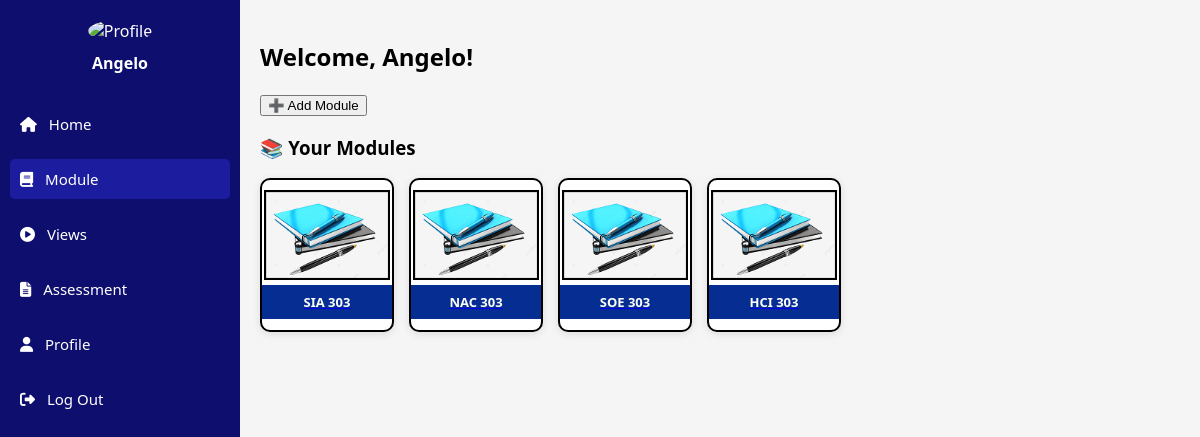
The page /student/modules.php (signed in) on the database its author committed.
### tables this page shows
CREATE TABLE `users` (
  `id` int(11) NOT NULL,
  `email` varchar(100) NOT NULL,
  `department` varchar(100) DEFAULT NULL,
  `password` varchar(255) NOT NULL,
  `role` enum('student','teacher','admin') DEFAULT 'student',
  `created_at` timestamp NOT NULL DEFAULT current_timestamp(),
  `status` enum('pending','approved','rejected') DEFAULT 'pending',
  `first_name` varchar(100) DEFAULT NULL,
  `middle_name` varchar(100) DEFAULT NULL,
  `last_name` varchar(100) DEFAULT NULL,
  `suffix_name` varchar(20) DEFAULT NULL,
  `course` varchar(50) DEFAULT NULL,
  `section` varchar(50) DEFAULT NULL,
  `sex` varchar(10) DEFAULT NULL,
  `year` varchar(10) DEFAULT NULL,
  `id_number` varchar(50) DEFAULT NULL,
  `reset_token` varchar(64) DEFAULT NULL,
  `reset_expiry` datetime DEFAULT NULL,
  `otp_code` varchar(10) DEFAULT NULL,
  `otp_expiry` datetime DEFAULT NULL,
  `department_id` int(11) DEFAULT NULL,
  `profile_pic` varchar(255) DEFAULT NULL,
  `otp_purpose` varchar(20) DEFAULT 'register'
);

CREATE TABLE `module_folders` (
  `id` int(11) NOT NULL,
  `folder_name` varchar(255) NOT NULL,
  `course` varchar(255) NOT NULL,
  `year` varchar(255) NOT NULL,
  `sections` text NOT NULL,
  `user_id` int(11) DEFAULT NULL,
  `folder_path` varchar(255) NOT NULL,
  `folder_code` varchar(20) DEFAULT NULL
);

### student/modules.php (the view, shortened to what this page needs)
<?php
require_once('../includes/db.php');
$student_id = $_SESSION['user_id'];
$student_query = "SELECT first_name FROM users WHERE id = ?";
$stmt = $conn->prepare($student_query);
$stmt->bind_param("i", $student_id);
$stmt->execute();
$stmt->bind_result($first_name);
$modules_query = "
    SELECT mf.folder_name, mf.id
    FROM module_folders mf
    INNER JOIN student_modules sm ON sm.module_folder_id = mf.id
    WHERE sm.student_id = ?
";
$modules_stmt = $conn->prepare($modules_query);
$modules_stmt->bind_param("i", $student_id);
$modules_stmt->execute();
$modules_result = $modules_stmt->get_result();
?>
<!DOCTYPE html>
<html lang="en">
<head>
    <link rel="stylesheet" href="../assets/css/student_dashboard.css">
    <link rel="stylesheet" href="https://cdnjs.cloudflare.com/ajax/libs/font-awesome/6.4.0/css/all.min.css">
</head>
<body>
    <div class="dashboard-container">
        <aside class="sidebar">
            <div class="profile-section">
                <img src="../assets/images/profile.png" alt="Profile" class="profile-pic">
                <h4><?= htmlspecialchars($first_name) ?></h4>
            </div>
            <nav class="nav-links">
                <a href="dashboard.php"><i class="fas fa-home"></i> Home</a>
                <a href="modules.php" class="active"><i class="fas fa-book"></i> Module</a>
                <a href="views.php"><i class="fas fa-play-circle"></i> Views</a>
                <a href="assessment.php"><i class="fas fa-file-alt"></i> Assessment</a>
                <a href="profile.php"><i class="fas fa-user"></i> Profile</a>
                <a href="../auth/logout.php"><i class="fas fa-sign-out-alt"></i> Log Out</a>
            </nav>
        </aside>
        <main class="main-content">
            <h2>Welcome, <?= htmlspecialchars($first_name) ?>!</h2>
            <button onclick="document.getElementById('addModuleModal').style.display='flex'">➕ Add Module</button>
            <section class="modules-section">
                <h3>📚 Your Modules</h3>
                <div class="home-module-grid">
                    <?php if ($modules_result->num_rows > 0): ?>
                        <?php while ($row = $modules_result->fetch_assoc()): ?>
                            <div class="module-card">
                                <a href="module_content.php?folder_id=<?= htmlspecialchars($row['id']) ?>">
                                    <img src="../assets/images/module_book.png" alt="Module Icon">
                                    <div class="module-title"><?= htmlspecialchars($row['folder_name']) ?></div>
                                </a>
                            </div>
                        <?php endwhile; ?>
                    <?php else: ?>
                        <p>No modules assigned to you.</p>
                    <?php endif; ?>
                </div>
            </section>
        </main>
    </div>
</body>
</html>

### assets/css/student_dashboard.css (style rules this page uses)
body { margin: 0; font-family: 'Segoe UI', sans-serif; }
.dashboard-container { display: flex; height: 100vh; }
.sidebar { background-color: #0e0e6e; color: white; width: 220px; padding: 20px 10px; display: flex; flex-direction: column; }
.profile-section { text-align: center; margin-bottom: 30px; }
.profile-pic { width: 70px; height: 70px; border-radius: 50%; margin-bottom: 10px; }
.profile-section h4 { font-size: 16px; margin: 0; }
.nav-links { display: flex; flex-direction: column; gap: 15px; }
.nav-links a { color: white; text-decoration: none; font-size: 15px; padding: 10px; border-radius: 5px; transition: background-color 0.2s ease; }
.nav-links a:hover, .nav-links a.active { background-color: #1c1c9e; }
.nav-links i { margin-right: 8px; }
.main-content { flex: 1; padding: 20px; overflow-y: auto; background: #f5f5f5; }
.home-module-grid { display: flex; gap: 15px; flex-wrap: wrap; margin-top: 10px; }
.module-card { width: 130px; height: 150px; border: 2px solid black; border-radius: 10px; text-align: center; background-color: white; box-shadow: 0 2px 8px rgba(0,0,0,0.1); display: flex; flex-direction: column; justify-content: space-between; }
.module-card img { height: 90px; margin: 10px auto 0; }
.module-title { background-color: #062D91; color: white; padding: 8px; font-weight: bold; font-size: 13px; text-transform: uppercase; }

### rows shown on the page
users: first_name "Angelo"
module_folders: folder_name "SIA 303"
module_folders: folder_name "NAC 303"
module_folders: folder_name "SOE 303"
module_folders: folder_name "HCI 303"
